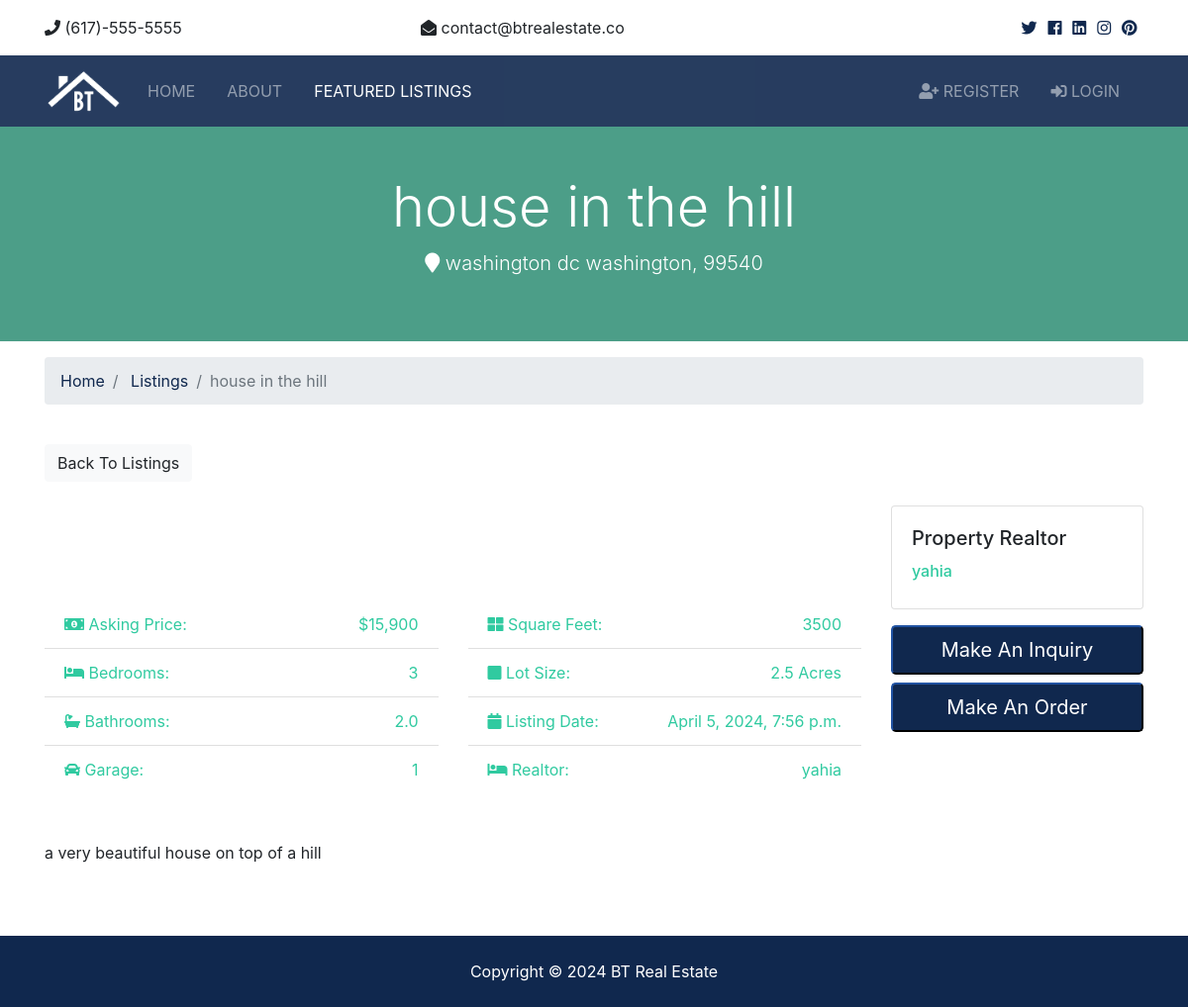
Page /listings/1 on the committed database.
### listings/models.py (models this page shows, shortened)
class Listing(models.Model):
  realtor = models.ForeignKey(Realtor, on_delete=models.DO_NOTHING)
  title = models.CharField(max_length=200)
  address = models.CharField(max_length=200)
  city = models.CharField(max_length=100)
  state = models.CharField(max_length=100)
  zipcode = models.CharField(max_length=20)
  description = models.TextField(blank=True)
  price = models.IntegerField()
  bedrooms = models.IntegerField()
  bathrooms = models.DecimalField(max_digits=2, decimal_places=1)
  garage = models.IntegerField(default=0)
  sqft = models.IntegerField()
  lot_size = models.DecimalField(max_digits=5, decimal_places=1)
  photo_main = models.ImageField(upload_to='photos/%Y/%m/%d/')
  photo_1 = models.ImageField(upload_to='photos/%Y/%m/%d/', blank=True)
  photo_2 = models.ImageField(upload_to='photos/%Y/%m/%d/', blank=True)
  photo_3 = models.ImageField(upload_to='photos/%Y/%m/%d/', blank=True)
  photo_4 = models.ImageField(upload_to='photos/%Y/%m/%d/', blank=True)
  photo_5 = models.ImageField(upload_to='photos/%Y/%m/%d/', blank=True)
  photo_6 = models.ImageField(upload_to='photos/%Y/%m/%d/', blank=True)
  is_published = models.BooleanField(default=True)
  list_date = models.DateTimeField(default=datetime.now, blank=True)

### realtors/models.py (models this page shows)
class Realtor(models.Model):
  name = models.CharField(max_length=200)
  photo = models.ImageField(upload_to='photos/%Y/%m/%d/')
  description = models.TextField(blank=True)
  phone = models.CharField(max_length=20)
  email = models.CharField(max_length=50)
  is_mvp = models.BooleanField(default=False)
  hire_date = models.DateTimeField(default=datetime.now, blank=True)
  def __str__(self):
    return self.name

### listings/views.py (the view)
# urls.py: path('<int:listing_id>', views.listing, name='listing'),
def listing(request, listing_id):
  listing = get_object_or_404(Listing, pk=listing_id)
  context = {
    'listing': listing
  }
  return render(request, 'listings/listing.html', context)

### templates/listings/listing.html (shortened to what this page needs)
{% extends 'base.html' %}
{% load humanize %}
{% block content %}
<section id="showcase-inner" class="py-5 text-white">
    <div class="container">
      <div class="row text-center">
        <div class="col-md-12">
          <h1 class="display-4">{{ listing.title }}</h1>
          <p class="lead">
            <i class="fas fa-map-marker"></i> {{ listing.city }} {{ listing.state }}, {{ listing.zipcode }}</p>
        </div>
      </div>
    </div>
  </section>
  <section id="bc" class="mt-3">
    <div class="container">
      <nav>
        <ol class="breadcrumb">
          <li class="breadcrumb-item">
            <a href="{% url 'index' %}">Home</a>
          </li>
          <li class="breadcrumb-item">
            <a href="{% url 'listings' %}">Listings</a>
          </li>
          <li class="breadcrumb-item active">{{ listing.title }}</li>
        </ol>
      </nav>
    </div>
  </section>
  <section id="listing" class="py-4">
    <div class="container">
      <a href="{% url 'listings' %}" class="btn btn-light mb-4">Back To Listings</a>
      <div class="row">
        <div class="col-md-9">
          <div class="row mb-5 thumbs">
            {% if listing.photo_1 %}
            <div class="col-md-2">
            </div>
            {% endif %}
            {% if listing.photo_2 %}
            <div class="col-md-2">
            </div>
            {% endif %}
            {% if listing.photo_3 %}
            <div class="col-md-2">
            </div>
            {% endif %}
            {% if listing.photo_4 %}
            <div class="col-md-2">
            </div>
            {% endif %}
            {% if listing.photo_5 %}
            <div class="col-md-2">
            </div>
            {% endif %}
            {% if listing.photo_6 %}
            <div class="col-md-2">
            </div>
            {% endif %}
          </div>
          <div class="row mb-5 fields">
            <div class="col-md-6">
              <ul class="list-group list-group-flush">
                <li class="list-group-item text-secondary">
                  <i class="fas fa-money-bill-alt"></i> Asking Price:
                  <span class="float-right">${{ listing.price | intcomma }}</span>
                </li>
                <li class="list-group-item text-secondary">
                  <i class="fas fa-bed"></i> Bedrooms:
                  <span class="float-right">{{ listing.bedrooms }}</span>
                </li>
                <li class="list-group-item text-secondary">
                  <i class="fas fa-bath"></i> Bathrooms:
                  <span class="float-right">{{ listing.bathrooms }}</span>
                </li>
                <li class="list-group-item text-secondary">
                  <i class="fas fa-car"></i> Garage:
                  <span class="float-right">{{ listing.garage }}
                  </span>
                </li>
              </ul>
            </div>
            <div class="col-md-6">
              <ul class="list-group list-group-flush">
                <li class="list-group-item text-secondary">
                  <i class="fas fa-th-large"></i> Square Feet:
                  <span class="float-right">{{ listing.sqft }}</span>
                </li>
                <li class="list-group-item text-secondary">
                  <i class="fas fa-square"></i> Lot Size:
                  <span class="float-right">{{ listing.lot_size }} Acres
                  </span>
                </li>
                <li class="list-group-item text-secondary">
                  <i class="fas fa-calendar"></i> Listing Date:
                  <span class="float-right">{{ listing.list_date }}</span>
                </li>
                <li class="list-group-item text-secondary">
                  <i class="fas fa-bed"></i> Realtor:
                  <span class="float-right">{{ listing.realtor }}
                  </span>
                </li>
              </ul>
            </div>
          </div>
          <div class="row mb-5">
            <div class="col-md-12">
                {{ listing.description }}
            </div>
          </div>
        </div>
        <div class="col-md-3">
          <div class="card mb-3">
            <div class="card-body">
              <h5 class="card-title">Property Realtor</h5>
              <h6 class="text-secondary">{{ listing.realtor }}</h6>
            </div>
          </div>
          <button class="btn-primary btn-block btn-lg" data-toggle="modal" data-target="#inquiryModal">Make An Inquiry</button>
          <button class="btn-primary btn-block btn-lg" data-toggle="modal" data-target="#inquiryModal2">Make An Order</button>
        </div>
      </div>
    </div>
  </section>
{% endblock %}

### templates/base.html (shortened to what this page needs)
{% load static %}
<!DOCTYPE html>
<html lang="en">
<head>
  <link rel="stylesheet" href="{% static 'css/all.css' %}">
  <link rel="stylesheet" href="{% static 'css/bootstrap.css' %}">
  <link rel="stylesheet" href="{% static 'css/style.css' %}">
  <link rel="stylesheet" href="{% static 'css/lightbox.min.css' %}">
</head>
<body>
  {% include 'partials/_topbar.html' %}
  {% include 'partials/_navbar.html' %}
  {% block content %} {% endblock %}
  {% include 'partials/_footer.html' %}
</body>
</html>

### templates/partials/_topbar.html
<section id="top-bar" class="p-3">
    <div class="container">
      <div class="row">
        <div class="col-md-4">
          <i class="fas fa-phone"></i> (617)-555-5555
        </div>
        <div class="col-md-4">
          <i class="fas fa-envelope-open"></i> contact@btrealestate.co
        </div>
        <div class="col-md-4">
          <div class="social text-right">
            <a href="#">
              <i class="fab fa-twitter"></i>
            </a>
            <a href="#">
              <i class="fab fa-facebook"></i>
            </a>
            <a href="#">
              <i class="fab fa-linkedin"></i>
            </a>
            <a href="#">
              <i class="fab fa-instagram"></i>
            </a>
            <a href="#">
              <i class="fab fa-pinterest"></i>
            </a>
          </div>
        </div>
      </div>
    </div>
  </section>

### templates/partials/_navbar.html (shortened to what this page needs)
{% load static %}
<nav class="navbar navbar-expand-lg navbar-dark bg-primary sticky-top">
    <div class="container">
      <a class="navbar-brand" href="{% url 'index' %}">
        <img src="{% static 'img/logo.png' %}" class="logo" alt="">
      </a>
      <div class="collapse navbar-collapse" id="navbarNavAltMarkup">
        <ul class="navbar-nav">
          <li
            {% if '/' == request.path %}
              class="nav-item active mr-3"
            {% else %}
              class="nav-item mr-3"
            {% endif %}
          >
            <a class="nav-link" href="{% url 'index' %}">Home</a>
          </li>
          <li
            {% if 'about' in request.path %}
              class="nav-item active mr-3"
            {% else %}
              class="nav-item mr-3"
            {% endif %}
          >
            <a class="nav-link" href="{% url 'about' %}">About</a>
          </li>
          <li
            {% if 'listings' in request.path %}
              class="nav-item active mr-3"
            {% else %}
              class="nav-item mr-3"
            {% endif %}
          >
            <a class="nav-link" href="{% url 'listings' %}">Featured Listings</a>
          </li>
        </ul>
        <ul class="navbar-nav ml-auto">
          {% if user.is_authenticated %}
            <li
            {% if 'dashboard' in request.path %}
              class="nav-item active mr-3"
            {% else %}
              class="nav-item mr-3"
            {% endif %}
            >
              <a class="nav-link" href="{% url 'dashboard' %}">
               Welcome {{ user.username }} (Dashboard)</a>
            </li>
            <li class="nav-item mr-3">
              <a href="javascript:{document.getElementById('logout').submit()}" class="nav-link">
                <i class="fas fa-sign-out-alt"></i> Logout
              </a>
              <form action="{% url 'logout' %}" method="POST" id="logout">
                {% csrf_token %}
                <input type="hidden">
              </form>
            </li>
          {% else %}
            <li
            {% if 'register' in request.path %}
              class="nav-item active mr-3"
            {% else %}
              class="nav-item mr-3"
            {% endif %}
            >
              <a class="nav-link" href="{% url 'register' %}">
                <i class="fas fa-user-plus"></i> Register</a>
            </li>
            <li
            {% if 'login' in request.path %}
              class="nav-item active mr-3"
            {% else %}
              class="nav-item mr-3"
            {% endif %}
            >
              <a class="nav-link" href="{% url 'login' %}">
                <i class="fas fa-sign-in-alt"></i>
                Login</a>
            </li>
          {% endif %}
        </ul>
      </div>
    </div>
  </nav>

### templates/partials/_footer.html
<footer id="main-footer" class="py-4 bg-primary text-white text-center">
    Copyright &copy;
    <span class="year"></span> BT Real Estate
</footer>

### btre/static/css/all.css (style rules this page uses)
.fa, .fas, .far, .fal, .fab { -moz-osx-font-smoothing: grayscale; -webkit-font-smoothing: antialiased; display: inline-block; font-style: normal; font-variant: normal; text-rendering: auto; line-height: 1; }
.fa-bath:before { content: "\f2cd"; }
.fa-bed:before { content: "\f236"; }
.fa-calendar:before { content: "\f133"; }
.fa-car:before { content: "\f1b9"; }
.fa-envelope-open:before { content: "\f2b6"; }
.fa-facebook:before { content: "\f09a"; }
.fa-instagram:before { content: "\f16d"; }
.fa-linkedin:before { content: "\f08c"; }
.fa-map-marker:before { content: "\f041"; }
.fa-money-bill-alt:before { content: "\f3d1"; }
.fa-phone:before { content: "\f095"; }
.fa-pinterest:before { content: "\f0d2"; }
.fa-sign-in-alt:before { content: "\f2f6"; }
.fa-square:before { content: "\f0c8"; }
.fa-th-large:before { content: "\f009"; }
.fa-twitter:before { content: "\f099"; }
.fa-user-plus:before { content: "\f234"; }
.fab { font-family: 'Font Awesome 5 Brands'; }
.fa, .fas { font-family: 'Font Awesome 5 Free'; font-weight: 900; }

### btre/static/css/style.css (style rules this page uses)
img { width: 100%; }
.logo { width: 80px; }
.navbar { opacity: 0.9; text-transform: uppercase; }
.social a { margin-right: 0.4rem; }
#showcase-inner { background: url(../img/building.jpg) no-repeat top center fixed/cover; position: relative; overflow: hidden; min-height: 200px; }
#showcase-inner::before { content: ''; position: absolute; top: 0; left: 0; min-height: 100%; width: 100%; background: rgba(32, 134, 107, 0.8); }

### rows in the picture
Listing: title "house in the hill", city "washington dc", state "washington", zipcode "99540", price "15,900", bedrooms "3", bathrooms "2.0", garage "1", sqft "3500", lot_size "2.5", list_date "April 5, 2024, 7:56 p.m.", realtor "yahia", description "a very beautiful house on top of a hill"
